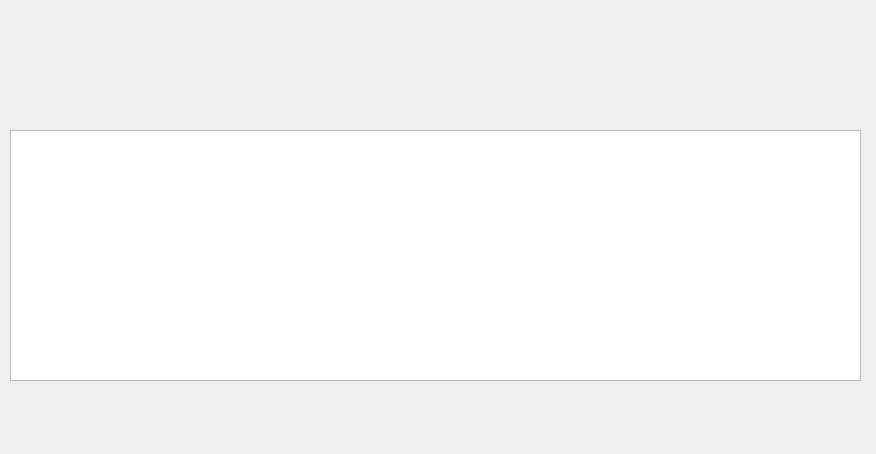
<?xml version="1.0" encoding="UTF-8"?>
<ui version="4.0">
 <class>Dialog</class>
 <widget class="QDialog" name="Dialog">
  <property name="geometry">
   <rect>
    <x>0</x>
    <y>0</y>
    <width>876</width>
    <height>454</height>
   </rect>
  </property>
  <property name="windowTitle">
   <string>Dialog</string>
  </property>
  <widget class="QTextEdit" name="textEdit">
   <property name="geometry">
    <rect>
     <x>10</x>
     <y>130</y>
     <width>851</width>
     <height>251</height>
    </rect>
   </property>
  </widget>
 </widget>
 <resources/>
 <connections/>
</ui>
